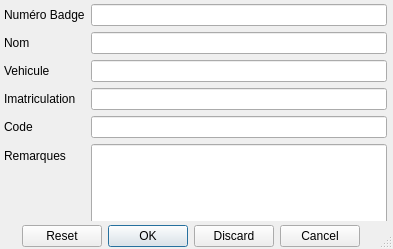
<?xml version="1.0" encoding="UTF-8"?>
<ui version="4.0">
 <class>editCard</class>
 <widget class="QDialog" name="editCard">
  <property name="windowModality">
   <enum>Qt::WindowModal</enum>
  </property>
  <property name="geometry">
   <rect>
    <x>0</x>
    <y>0</y>
    <width>393</width>
    <height>249</height>
   </rect>
  </property>
  <property name="windowTitle">
   <string>Edition Badge</string>
  </property>
  <property name="sizeGripEnabled">
   <bool>true</bool>
  </property>
  <property name="modal">
   <bool>true</bool>
  </property>
  <widget class="QDialogButtonBox" name="buttonBox">
   <property name="geometry">
    <rect>
     <x>0</x>
     <y>220</y>
     <width>381</width>
     <height>32</height>
    </rect>
   </property>
   <property name="orientation">
    <enum>Qt::Horizontal</enum>
   </property>
   <property name="standardButtons">
    <set>QDialogButtonBox::Cancel|QDialogButtonBox::Discard|QDialogButtonBox::Ok|QDialogButtonBox::Reset</set>
   </property>
   <property name="centerButtons">
    <bool>true</bool>
   </property>
  </widget>
  <widget class="QWidget" name="formLayoutWidget">
   <property name="geometry">
    <rect>
     <x>0</x>
     <y>0</y>
     <width>391</width>
     <height>221</height>
    </rect>
   </property>
   <layout class="QFormLayout" name="form">
    <property name="leftMargin">
     <number>4</number>
    </property>
    <property name="topMargin">
     <number>4</number>
    </property>
    <property name="rightMargin">
     <number>4</number>
    </property>
    <property name="bottomMargin">
     <number>4</number>
    </property>
    <item row="0" column="0">
     <widget class="QLabel" name="noBadgeLabel">
      <property name="text">
       <string>Numéro Badge</string>
      </property>
     </widget>
    </item>
    <item row="0" column="1">
     <widget class="QLineEdit" name="noBadge">
      <property name="mouseTracking">
       <bool>false</bool>
      </property>
      <property name="acceptDrops">
       <bool>false</bool>
      </property>
      <property name="readOnly">
       <bool>true</bool>
      </property>
     </widget>
    </item>
    <item row="1" column="0">
     <widget class="QLabel" name="nomLabel">
      <property name="text">
       <string>Nom</string>
      </property>
     </widget>
    </item>
    <item row="1" column="1">
     <widget class="QLineEdit" name="nom"/>
    </item>
    <item row="2" column="0">
     <widget class="QLabel" name="vehiculeLabel">
      <property name="text">
       <string>Vehicule</string>
      </property>
     </widget>
    </item>
    <item row="2" column="1">
     <widget class="QLineEdit" name="vehicule"/>
    </item>
    <item row="3" column="0">
     <widget class="QLabel" name="imatriculationLabel">
      <property name="text">
       <string>Imatriculation</string>
      </property>
     </widget>
    </item>
    <item row="3" column="1">
     <widget class="QLineEdit" name="imatriculation"/>
    </item>
    <item row="4" column="0">
     <widget class="QLabel" name="codeLabel">
      <property name="text">
       <string>Code</string>
      </property>
     </widget>
    </item>
    <item row="4" column="1">
     <widget class="QLineEdit" name="code">
      <property name="maxLength">
       <number>8</number>
      </property>
     </widget>
    </item>
    <item row="5" column="0">
     <widget class="QLabel" name="remarquesLabel">
      <property name="text">
       <string>Remarques</string>
      </property>
     </widget>
    </item>
    <item row="5" column="1">
     <widget class="QLineEdit" name="remarques">
      <property name="minimumSize">
       <size>
        <width>0</width>
        <height>80</height>
       </size>
      </property>
     </widget>
    </item>
   </layout>
  </widget>
 </widget>
 <resources/>
 <connections>
  <connection>
   <sender>buttonBox</sender>
   <signal>accepted()</signal>
   <receiver>editCard</receiver>
   <slot>accept()</slot>
   <hints>
    <hint type="sourcelabel">
     <x>248</x>
     <y>254</y>
    </hint>
    <hint type="destinationlabel">
     <x>157</x>
     <y>274</y>
    </hint>
   </hints>
  </connection>
  <connection>
   <sender>buttonBox</sender>
   <signal>rejected()</signal>
   <receiver>editCard</receiver>
   <slot>reject()</slot>
   <hints>
    <hint type="sourcelabel">
     <x>316</x>
     <y>260</y>
    </hint>
    <hint type="destinationlabel">
     <x>286</x>
     <y>274</y>
    </hint>
   </hints>
  </connection>
 </connections>
</ui>
